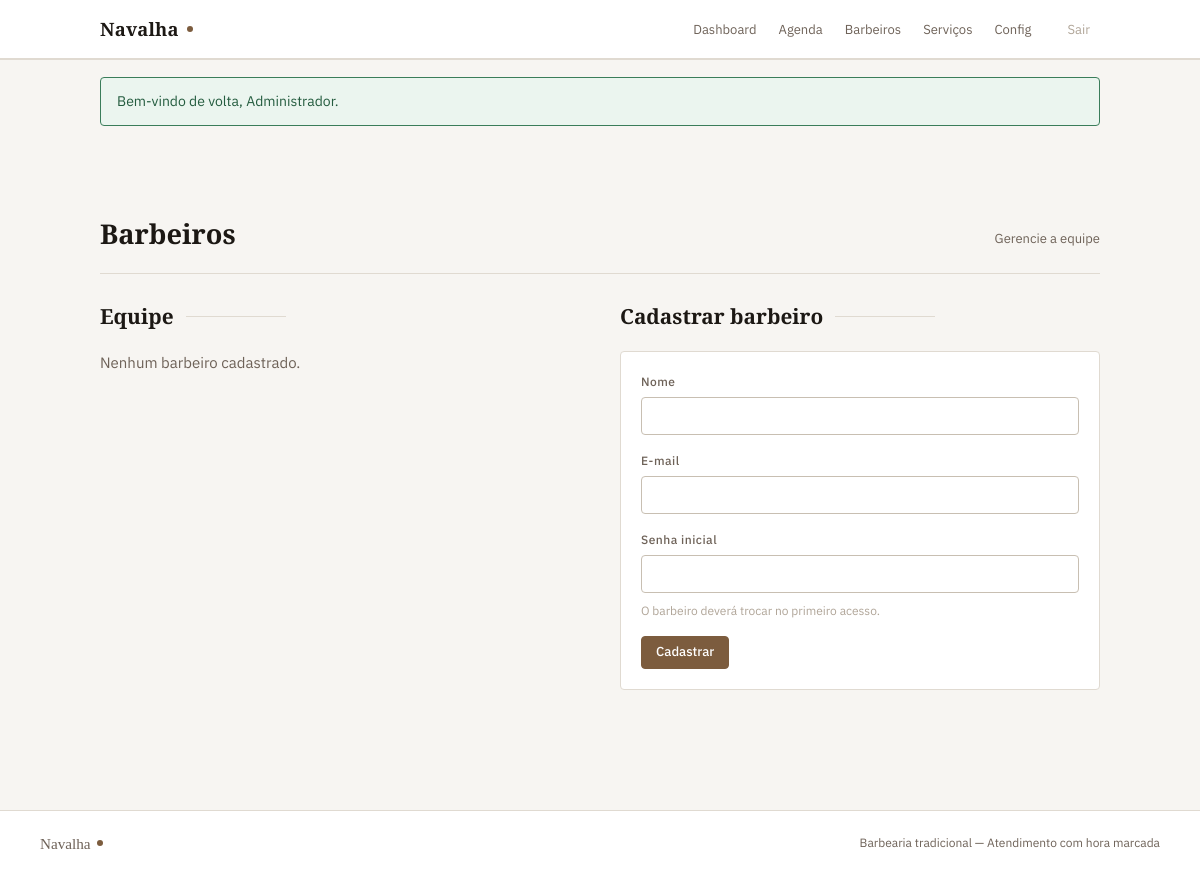
The app's page /admin/barbeiros.php (signed in), older data.
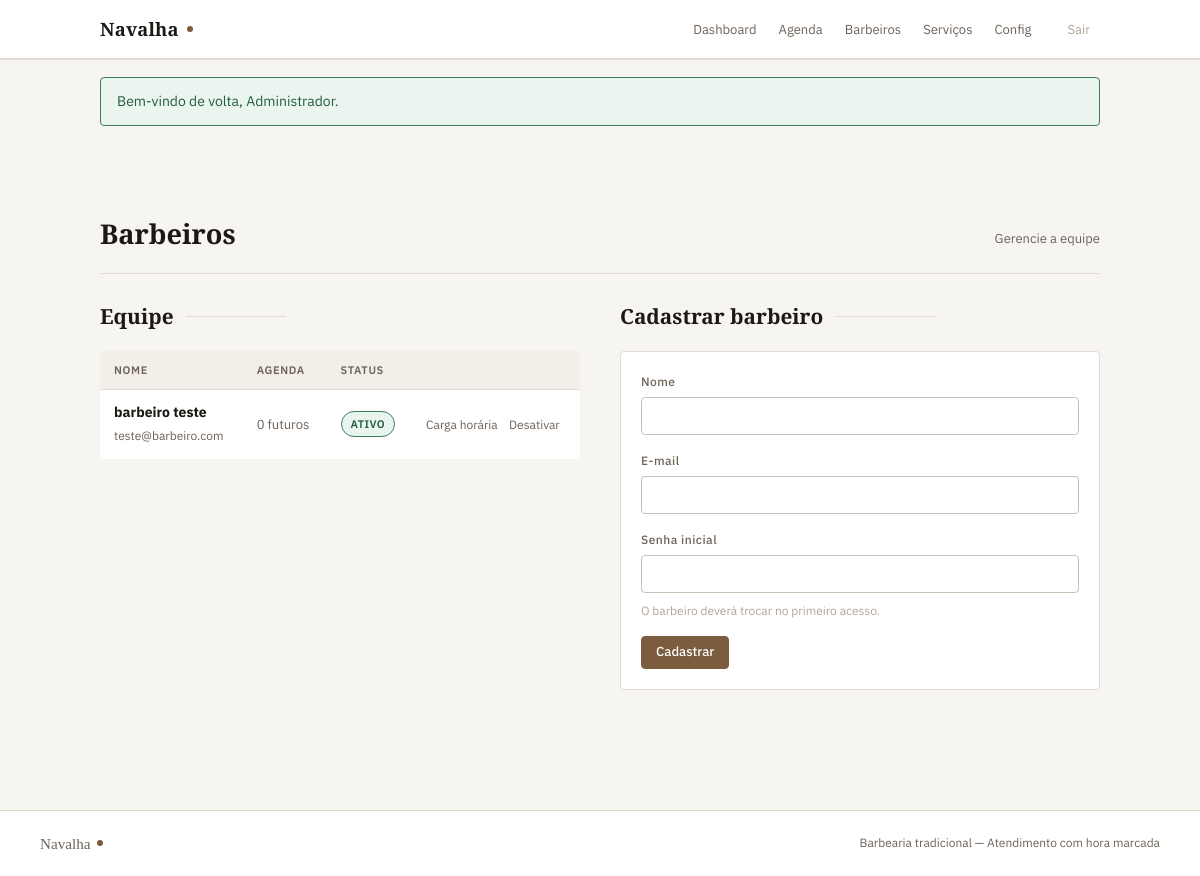
The same page, newer data.
### tables this page shows
CREATE TABLE usuarios (
 id INT UNSIGNED AUTO_INCREMENT PRIMARY KEY, nome VARCHAR(100) NOT NULL, email VARCHAR(150) NOT NULL UNIQUE,
 senha_hash VARCHAR(255) NOT NULL, perfil ENUM('cliente','barbeiro','admin') NOT NULL DEFAULT 'cliente',
 ativo TINYINT(1) NOT NULL DEFAULT 1, force_reset TINYINT(1) NOT NULL DEFAULT 0, criado_em DATETIME NOT NULL DEFAULT CURRENT_TIMESTAMP
);

### includes/auth.php (called while the page is built, shortened)
<?php
function e(string|null $value): string { return htmlspecialchars((string)$value, ENT_QUOTES, 'UTF-8'); }

### public/admin/barbeiros.php (the view, shortened to what this page needs)
<?php
require_once __DIR__ . '/../../includes/db.php';
require_once __DIR__ . '/../../includes/auth.php';
$pdo = db();
$barbeiros = $pdo->query(
    "SELECT u.id, u.nome, u.email, u.ativo,
            COUNT(DISTINCT a.id) AS ag_futuros
     FROM usuarios u
     LEFT JOIN agendamentos a ON a.barbeiro_id = u.id
       AND a.data_hora >= NOW() AND a.status IN ('pendente','confirmado')
     WHERE u.perfil = 'barbeiro'
     GROUP BY u.id, u.nome, u.email, u.ativo
     ORDER BY u.nome"
)->fetchAll();
require __DIR__ . '/../../includes/header.php';
?>
<div style="padding-top:40px; padding-bottom:80px;">
  <div class="page-head">
    <h1>Barbeiros</h1>
    <p class="sub">Gerencie a equipe</p>
  </div>
  <div style="display:grid; grid-template-columns:1fr 1fr; gap:40px; align-items:start;">
    <div>
      <div class="section-head">
        <h2 style="font-size:1.3rem">Equipe</h2>
        <span class="section-head-line"></span>
      </div>
      <?php if ($barbeiros): ?>
        <div class="table-wrap">
          <table class="table">
            <thead><tr><th>Nome</th><th>Agenda</th><th>Status</th><th></th></tr></thead>
            <tbody>
              <?php foreach ($barbeiros as $b): ?>
              <tr>
                <td>
                  <strong><?= e($b['nome']) ?></strong><br>
                  <span style="font-size:12px; color:var(--muted)"><?= e($b['email']) ?></span>
                </td>
                <td style="font-size:13px; color:var(--muted)"><?= (int)$b['ag_futuros'] ?> futuros</td>
                <td>
                  <span class="badge <?= $b['ativo'] ? 'badge--ok' : 'badge--muted' ?>">
                    <?= $b['ativo'] ? 'Ativo' : 'Inativo' ?>
                  </span>
                </td>
                <td style="white-space:nowrap">
                  <a href="?carga=<?= (int)$b['id'] ?>" style="font-size:12px; color:var(--gold-pale)">Carga horária</a>
                  <form method="post" style="display:inline; margin-left:8px">
                    <button type="submit" style="background:none;border:none;color:var(--muted);font-size:12px;cursor:pointer;padding:0">
                      <?= $b['ativo'] ? 'Desativar' : 'Reativar' ?>
                    </button>
                  </form>
                </td>
              </tr>
              <?php endforeach; ?>
            </tbody>
          </table>
        </div>
      <?php else: ?>
        <p class="muted">Nenhum barbeiro cadastrado.</p>
      <?php endif; ?>
    </div>
    <div>
      <div class="section-head">
        <h2 style="font-size:1.3rem">Cadastrar barbeiro</h2>
        <span class="section-head-line"></span>
      </div>
      <div class="card">
        <form method="post">
          <div class="field">
            <label>Nome</label>
            <input type="text" name="nome" required maxlength="100" autocomplete="off">
          </div>
          <div class="field">
            <label>E-mail</label>
            <input type="email" name="email" required maxlength="150" autocomplete="off">
          </div>
          <div class="field">
            <label>Senha inicial</label>
            <input type="password" name="senha" required minlength="6" autocomplete="new-password">
            <span class="form-hint">O barbeiro deverá trocar no primeiro acesso.</span>
          </div>
          <button class="btn btn--sm" type="submit">Cadastrar</button>
        </form>
      </div>
    </div>
  </div>
</div>
<?php require __DIR__ . '/../../includes/footer.php'; ?>

Row changes from the older to the newer data that the page shows:
added usuarios: nome "barbeiro teste", email "teste@barbeiro.com", ag_futuros "0", ativo "ATIVO"
Text that changed along with them:
text no longer shown: "Nenhum barbeiro cadastrado."
text now shown: "NOME AGENDA STATUS"
